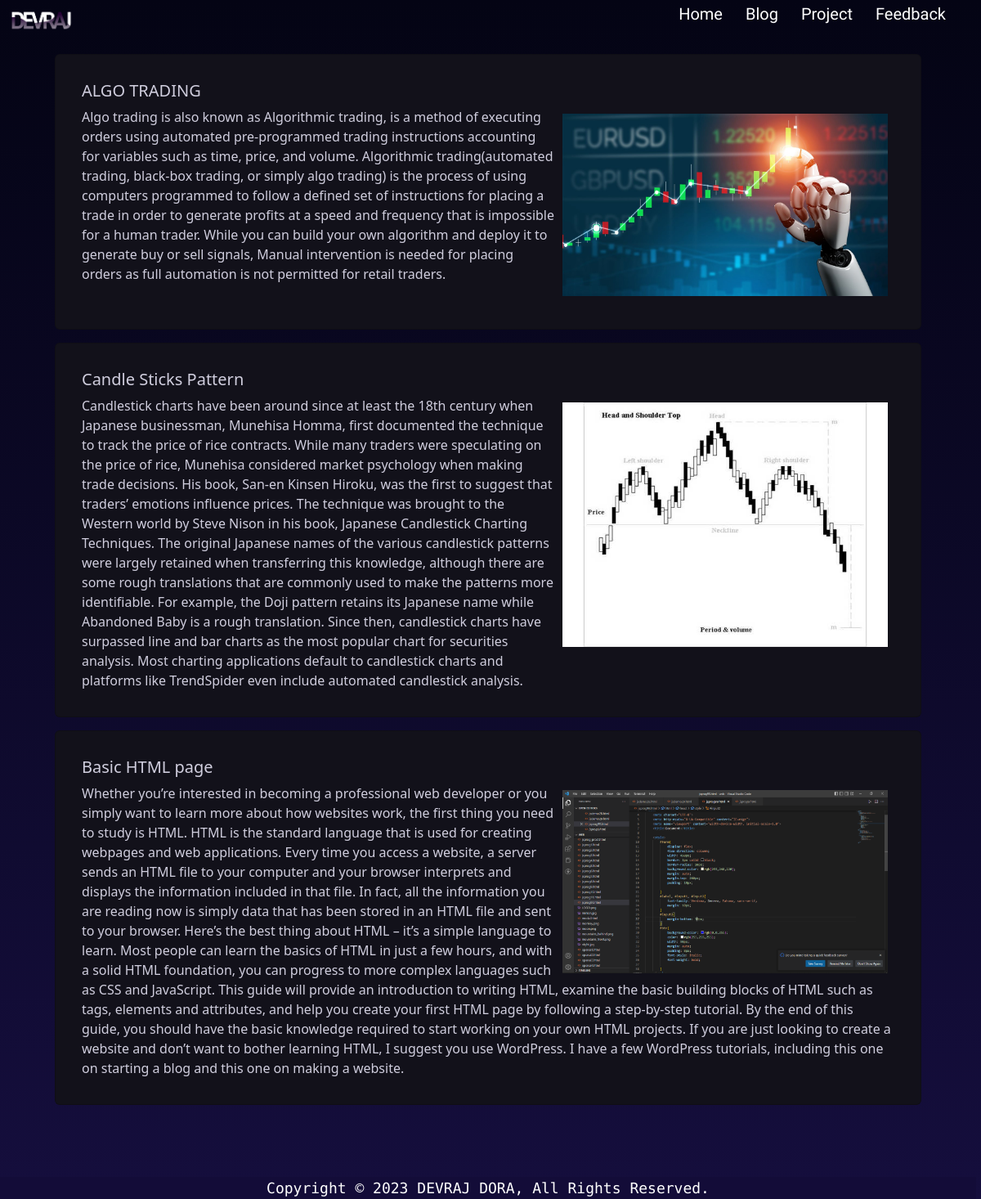
Page /blog on the committed database.
### home/models.py (models this page shows, shortened)
class Blog(models.Model):
    b_head = models.CharField(max_length = 40)
    b_body = models.TextField()
    date = models.DateField()
    image  = models.ImageField(upload_to=get_image, null=True, blank = True)

### home/views.py (the view)
# urls.py: path("blog", views.blog, name="blog"),
def blog(request):
    blog = Blog.objects.all()
    param = {'blog': blog}
    return render(request, 'blog.html', param)

### templates/blog.html (shortened to what this page needs)
{% extends "base.html" %}
{% block body %}
<div class="container inscreen">
            {% for blog in blog %}
            <div class="card dark mx-3 my-3 px-3 py-3">
                <div class="card-body">
                  <h5 class="card-title">{{blog.b_head}}</h5>
                  <img src='{{blog.image}}' class='float-end mx-2 my-2' >
                  <p class="card-text">{{blog.b_body}}</p>
                </div>
              </div>
            {% endfor %}
</div>
{% endblock body %}

### templates/base.html (shortened to what this page needs)
{% load static %}
<!DOCTYPE html>
<html lang="en">
<head>
    <link rel="stylesheet" href="static/css/index.css">
    <link rel="stylesheet" href="static/css/base.css">
    <link href="https://cdn.jsdelivr.net/npm/bootstrap@5.2.3/dist/css/bootstrap.min.css" rel="stylesheet">
    <link rel="stylesheet" href="static/font-awesome-4.7.0/css/font-awesome.css">
</head>
<body>
    <nav>
        <a href="home"><img src="static/media/photos/LOGO.png" class="logo"></a>
        <ul class="mainMenu">
            <li><a href="home">Home</a></li>
            <li><a href="blog">Blog</a></li>
            <li><a href="project">Project</a></li>
            <li><a href="home#greet5">Feedback</a></li>
        </ul>
    </nav>
    <div class="container">
        {% block body %}
        {% endblock body %}
    </div>
    <br><br><br>
    <div class="copyright">
        Copyright © 2023 DEVRAJ DORA, All Rights Reserved.
    </div>
</body>
</html>

### static/css/index.css (style rules this page uses)
body { margin: 0px; padding: 0px; width: 99.5vw; height: 105vh; overflow-x: hidden; position: relative; background: linear-gradient(rgb(4, 4, 20) , rgb(19, 12, 56)); background-repeat:no-repeat; }
nav { width: 97vw; height: 50px; display: flex; z-index: 100; align-items: center; justify-content: space-between; }
nav .logo { width: 100px; padding: 10px; }
nav .mainMenu { display: flex; padding: 0; list-style: none; }
nav .mainMenu li { display: block; }
nav .mainMenu li a { padding: 5px; margin: 2px; margin-left: 1rem;; color: white; text-decoration: none; border-radius: 50px; font-family: 'Shantell Sans', cursive; font-size: 20px; transition: 0.5s; }

### static/css/base.css (style rules this page uses)
body { height: auto; background: linear-gradient(rgb(4, 4, 20) , #252429); }
.copyright { position: absolute; bottom: 0px; text-align: center; color: white; font-size: 18px; display: flex; font-family: 'Cutive Mono', monospace; }

### templates/base.html (style rules this page uses)
body { background: linear-gradient(rgb(4, 4, 20) , rgb(21, 14, 61)); background-repeat: no-repeat; backgroud-size: cover; }
.copyright { position: relative; bottom: 0px; margin: auto; text-align: center; color: white; font-size: 18px; display: flex; justify-content: space-around; background-color: rgb(19,12,56); font-family: 'Cutive Mono', monospace; }

### templates/blog.html (style rules this page uses)
.float-end { width: 40%; }
.dark { background-color: #12111a; color: #d0cede; }

### rows in the picture
Blog: b_head "ALGO TRADING", image (picture), b_body "Algo trading is also known as Algorithmic trading, is a method of executing orders using automated pre-programmed trading instructions accounting for variables such as time, price, and volume. Algorithmic trading(automated trading, black-box trading, or simply algo trading) is the process of using computers programmed to follow a defined set of instructions for placing a trade in order to generate profits at a speed and frequency that is impossible for a human trader. While you can build your own algorithm and deploy it to generate buy or sell signals, Manual intervention is needed for placing orders as full automation is not permitted for retail traders."
Blog: b_head "Candle Sticks Pattern", image (picture), b_body "Candlestick charts have been around since at least the 18th century when Japanese businessman, Munehisa Homma, first documented the technique to track the price of rice contracts. While many traders were speculating on the price of rice, Munehisa considered market psychology when making trade decisions. His book, San-en Kinsen Hiroku, was the first to suggest that traders’ emotions influence prices. The technique was brought to the Western world by Steve Nison in his book, Japanese Candlestick Charting Techniques. The original Japanese names of the various candlestick patterns were largely retained when transferring this knowledge, although there are some rough translations that are…"
Blog: b_head "Basic HTML page", image (picture), b_body "Whether you’re interested in becoming a professional web developer or you simply want to learn more about how websites work, the first thing you need to study is HTML. HTML is the standard language that is used for creating webpages and web applications. Every time you access a website, a server sends an HTML file to your computer and your browser interprets and displays the information included in that file. In fact, all the information you are reading now is simply data that has been stored in an HTML file and sent to your browser. Here’s the best thing about HTML – it’s a simple language to learn. Most people can learn the basics of HTML in just a few hours, and with a solid HTML…"
